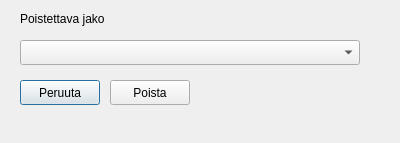
<?xml version="1.0" encoding="UTF-8"?>
<ui version="4.0">
 <class>Dialog</class>
 <widget class="QDialog" name="Dialog">
  <property name="geometry">
   <rect>
    <x>0</x>
    <y>0</y>
    <width>400</width>
    <height>143</height>
   </rect>
  </property>
  <property name="windowTitle">
   <string>Dialog</string>
  </property>
  <widget class="QPushButton" name="removeMemberShareCancelPushButton">
   <property name="geometry">
    <rect>
     <x>20</x>
     <y>80</y>
     <width>80</width>
     <height>25</height>
    </rect>
   </property>
   <property name="text">
    <string>Peruuta</string>
   </property>
   <property name="default">
    <bool>true</bool>
   </property>
  </widget>
  <widget class="QPushButton" name="removeMemberShareSaveButton">
   <property name="geometry">
    <rect>
     <x>110</x>
     <y>80</y>
     <width>80</width>
     <height>25</height>
    </rect>
   </property>
   <property name="text">
    <string>Poista</string>
   </property>
  </widget>
  <widget class="QComboBox" name="removeMemberShareComboBox">
   <property name="geometry">
    <rect>
     <x>20</x>
     <y>40</y>
     <width>340</width>
     <height>25</height>
    </rect>
   </property>
  </widget>
  <widget class="QLabel" name="label">
   <property name="geometry">
    <rect>
     <x>20</x>
     <y>10</y>
     <width>130</width>
     <height>17</height>
    </rect>
   </property>
   <property name="text">
    <string>Poistettava jako</string>
   </property>
  </widget>
 </widget>
 <resources/>
 <connections/>
</ui>
